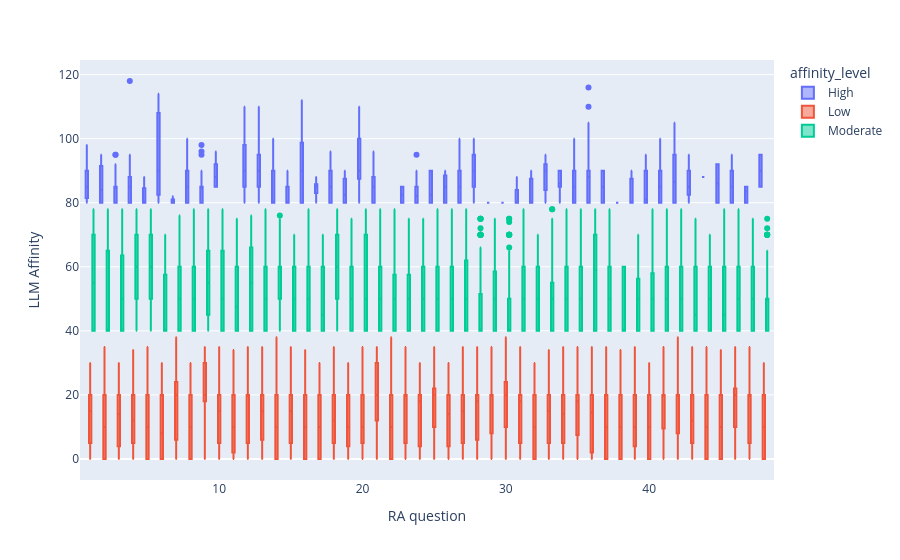

Notebook code for this chart:
### Code cell
fig = px.box(#prp_df[prp_df['Abstract_Index'].isin([1,8,20,19])]
    ra_df,
    # ra_df,
    x='RA2025_ID',
    y='LLM_Affinity',
    color='affinity_level',
    # facet_col = 'Abstract_Index',
    # points='all',
    hover_data = 'Model_Slug',
    # facet_row='PRP_Name',
    # color = 'PRP_Name',
    # title=f'RA Affinity Distribution by Abstract'
 )
fig.update_layout(xaxis_title='RA question', yaxis_title='LLM Affinity')
# fig.update_xaxes(tickangle=45)
fig.show()

### Figure 1 — Plotly figure (JSON) as saved in the notebook; plotly's stock layout.template omitted (floating-point values rounded to 4 significant figures; data arrays with more than 128 entries replaced by an {"elided": "..."} marker saying what was removed)
{"data": [{"alignmentgroup": "True", "customdata": {"elided": "838x1 str values"}, "hovertemplate": "affinity_level=High<br>RA2025_ID=%{x}<br>LLM_Affinity=%{y}<br>Model_Slug=%{customdata[0]}<extra></extra>", "legendgroup": "High", "marker": {"color": "#636efa"}, "name": "High", "notched": false, "offsetgroup": "High", "orientation": "v", "showlegend": true, "type": "box", "x": {"elided": "838 int values"}, "x0": " ", "xaxis": "x", "y": {"elided": "838 float values"}, "y0": " ", "yaxis": "y"}, {"alignmentgroup": "True", "customdata": {"elided": "19267x1 str values"}, "hovertemplate": "affinity_level=Low<br>RA2025_ID=%{x}<br>LLM_Affinity=%{y}<br>Model_Slug=%{customdata[0]}<extra></extra>", "legendgroup": "Low", "marker": {"color": "#EF553B"}, "name": "Low", "notched": false, "offsetgroup": "Low", "orientation": "v", "showlegend": true, "type": "box", "x": {"elided": "19267 int values"}, "x0": " ", "xaxis": "x", "y": {"elided": "19267 float values"}, "y0": " ", "yaxis": "y"}, {"alignmentgroup": "True", "customdata": {"elided": "5026x1 str values"}, "hovertemplate": "affinity_level=Moderate<br>RA2025_ID=%{x}<br>LLM_Affinity=%{y}<br>Model_Slug=%{customdata[0]}<extra></extra>", "legendgroup": "Moderate", "marker": {"color": "#00cc96"}, "name": "Moderate", "notched": false, "offsetgroup": "Moderate", "orientation": "v", "showlegend": true, "type": "box", "x": {"elided": "5026 int values"}, "x0": " ", "xaxis": "x", "y": {"elided": "5026 float values"}, "y0": " ", "yaxis": "y"}], "layout": {"boxmode": "group", "legend": {"title": {"text": "affinity_level"}, "tracegroupgap": 0}, "margin": {"t": 60}, "xaxis": {"anchor": "y", "domain": [0, 1], "title": {"text": "RA question"}}, "yaxis": {"anchor": "x", "domain": [0, 1], "title": {"text": "LLM Affinity"}}}}
